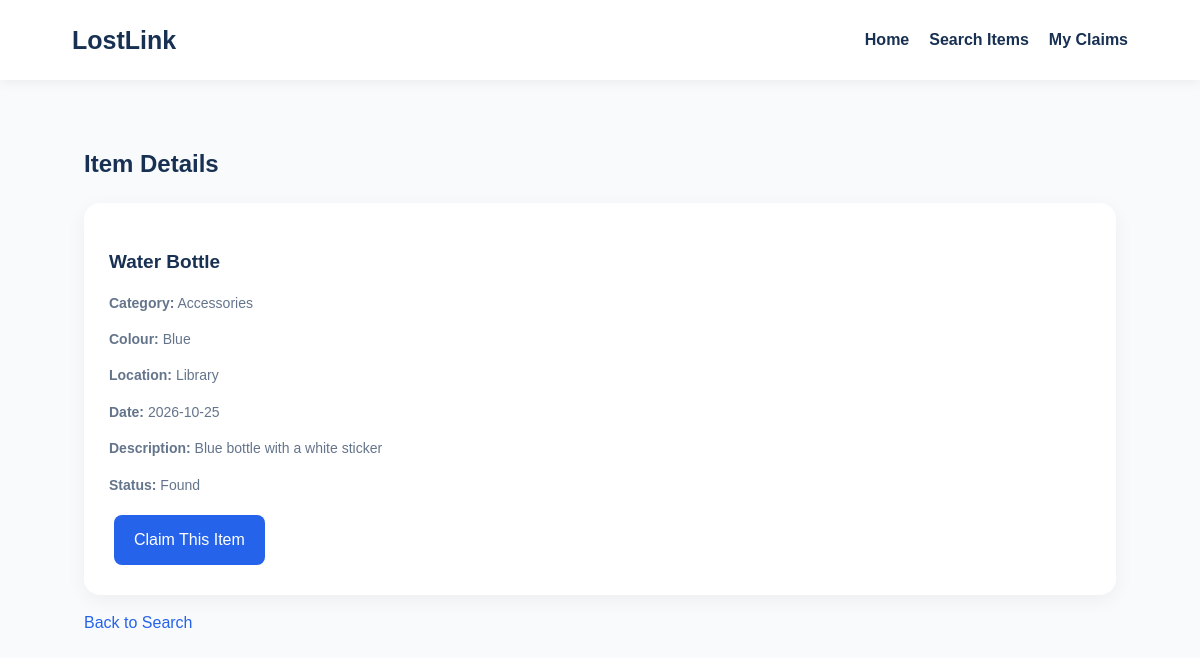
Screenshot of /item.php?id=2 with the database file from the repository.
### tables this page shows
CREATE TABLE IF NOT EXISTS items (
    id INT AUTO_INCREMENT PRIMARY KEY,
    item_name VARCHAR(150) NOT NULL,
    category VARCHAR(100),
    colour VARCHAR(50),
    location VARCHAR(150),
    item_date DATE,
    description TEXT,
    status ENUM('Lost', 'Found', 'Recovered')
        NOT NULL DEFAULT 'Lost',
    created_at TIMESTAMP DEFAULT CURRENT_TIMESTAMP
);

### item.php (the view, shortened to what this page needs)
<?php
require_once "db.php";
$id = filter_input(INPUT_GET, 'id', FILTER_VALIDATE_INT);
$stmt = $conn->prepare("SELECT * FROM items WHERE id = ?");
$stmt->bind_param("i", $id);
$stmt->execute();
$item = $stmt->get_result()->fetch_assoc();
function e($value) {
    return htmlspecialchars((string)($value ?? ''), ENT_QUOTES, 'UTF-8');
}
?>
<!DOCTYPE html>
<html lang="en">
<head>
    <link rel="stylesheet" href="style.css">
</head>
<body>
<header class="navbar">
    <a href="index.php" class="logo">LostLink</a>
    <nav>
        <a href="index.php">Home</a>
        <a href="search.php">Search Items</a>
        <a href="claims.php">My Claims</a>
    </nav>
</header>
<main>
    <section>
        <h2>Item Details</h2>
        <div class="feature-card">
            <h3><?= e($item['item_name']) ?></h3>
            <p><strong>Category:</strong> <?= e($item['category']) ?></p>
            <p><strong>Colour:</strong> <?= e($item['colour']) ?></p>
            <p><strong>Location:</strong> <?= e($item['location']) ?></p>
            <p><strong>Date:</strong> <?= e($item['item_date']) ?></p>
            <p><strong>Description:</strong> <?= e($item['description']) ?></p>
            <p><strong>Status:</strong> <?= e($item['status']) ?></p>
            <?php if ($item['status'] === 'Found'): ?>
                <a href="claim.php?id=<?= (int)$item['id'] ?>"
                   class="nav-button">Claim This Item</a>
            <?php elseif ($item['status'] === 'Recovered'): ?>
                <p>This item has already been recovered.</p>
            <?php else: ?>
                <p>This item is reported as lost.</p>
            <?php endif; ?>
        </div>
        <a href="search.php">Back to Search</a>
    </section>
</main>
</body>
</html>

### style.css (style rules this page uses)
:root { --navy: #183153; --primary: #2563eb; --muted: #64748b; --light: #f1f5f9; }
* { box-sizing: border-box; }
body { margin: 0; font-family: Arial, sans-serif; color: var(--navy); background: #f8fafc; line-height: 1.6; }
a { color: var(--primary); text-decoration: none; }
.navbar { display: flex; align-items: center; justify-content: space-between; flex-wrap: wrap; gap: 18px; padding: 20px 6%; background: white; box-shadow: 0 2px 12px #00000010; }
.logo { font-size: 25px; font-weight: bold; color: var(--navy); }
nav { display: flex; flex-wrap: wrap; gap: 20px; }
nav a { color: var(--navy); font-weight: 600; }
.nav-button, .hero a { display: inline-block; padding: 12px 20px; margin: 5px; border-radius: 8px; background: var(--primary); color: white; }
section { padding: 45px 7%; }
.feature-card { background: white; padding: 25px; margin: 15px 0; border-radius: 16px; box-shadow: 0 5px 20px #0000000d; }
.feature-card h3 { color: var(--navy); margin-bottom: 10px; font-size: 19px; }
.feature-card p { color: var(--muted); font-size: 14px; }

### rows the page displays
items: item_name "Water Bottle", category "Accessories", colour "Blue", location "Library", item_date "2026-10-25", description "Blue bottle with a white sticker", status "Found"
